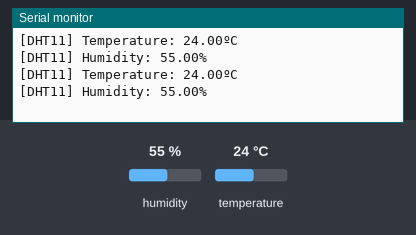
The sketch below on a simulated Arduino Uno, built with avr-gcc and run on an emulated ATmega328P. Parts: the last lines printed to the serial monitor. Inputs (shaded band) come from the test bench; at power-on: humidity 55 %, temperature 24 °C.

Above: at 2.8 s.
2.9 s: humidity set to 22 %
At 4.5 s:
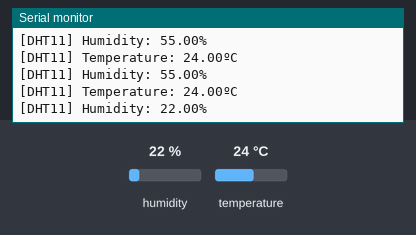
5.6 s: temperature set to 12 °C
At 6.9 s:
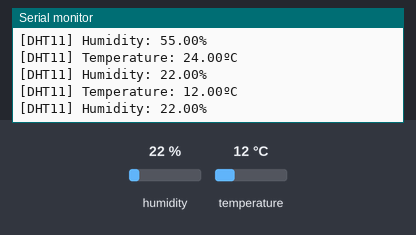
8.3 s: humidity set to 40 %
At 10.5 s:
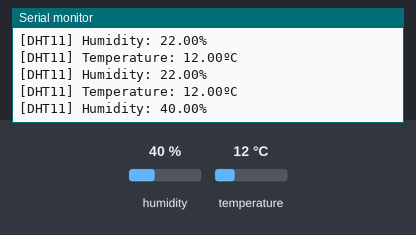
Timing chart, 0 to 12.0 s (numbered marks = the images above; inputs shaded):
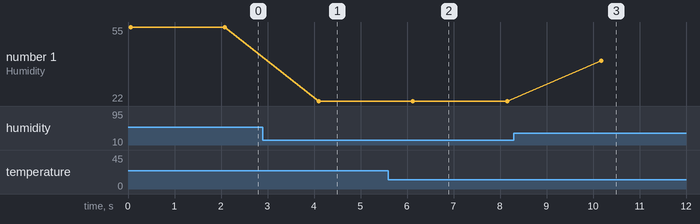

Measured:
- after the input at 2.9 s, the serial monitor: prints a new line after 1.2 s (image 1)
- after the input at 5.6 s, the serial monitor: prints a new line after 0.50 s (image 2)
- after the input at 8.3 s, the serial monitor: prints a new line after 1.9 s (image 3)
- plotted number 1: 55 → 22 after the input at 2.9 s, 22 → 40 after the input at 8.3 s

The sketch:

dht11.ino
```cpp
#include <dht.h>

#define pinDHT 2

dht my_dht;

float temperature, humidity;

void setup() {
  Serial.begin(9600);
}

void loop() {
  my_dht.read11(pinDHT);
  temperature = my_dht.temperature;
  humidity = my_dht.humidity;

  Serial.print("[DHT11] Temperature: ");
  Serial.print(temperature);
  Serial.println("ºC");

  Serial.print("[DHT11] Humidity: ");
  Serial.print(humidity);
  Serial.println("%");

  Serial.println();

  delay(2000);
}
```
